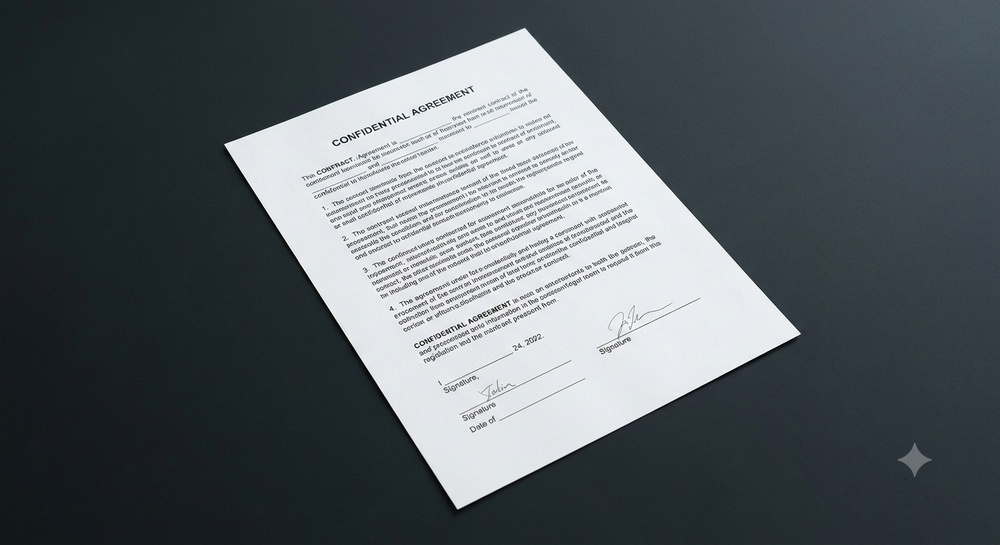
#> input picture Day-16/input/document.jpg, 1000 x 545 px, shrunk from 1408 x 768 before the run
$ python morphological_ops.py
#> lines starting #> are read from the running program, lines starting #| are printed output that depends on the picture; after the words box and inside, x2 and y2 are one past the last pixel; in counts of white or black regions, pixels touching at a corner belong together
import cv2
import numpy as np
import os

image_path = "input/document.jpg"
img = cv2.imread(image_path)
#> img is the input picture: shape (545, 1000, 3); mean B, G, R 98.9, 94.5, 87.4

if img is None:
    print(f"Error: could not read image at {image_path}")
else:
    os.makedirs("output", exist_ok=True)

    gray = cv2.cvtColor(img, cv2.COLOR_BGR2GRAY)
    blurred = cv2.GaussianBlur(gray, (5, 5), 0)
    edges = cv2.Canny(blurred, 50, 150)
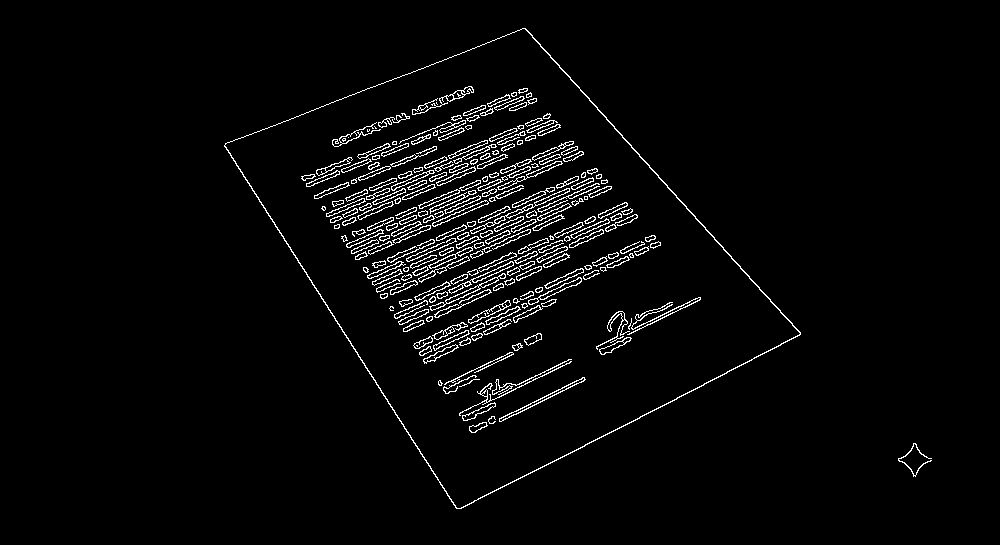
#> edges: shape (545, 1000); 3.1% white in thin lines or dots, all inside (x1, y1, x2, y2) = (224, 28, 932, 509)
    cv2.imwrite("output/4_before_morph.jpg", edges)

    kernel = np.ones((5, 5), np.uint8)

    # Erosion - shrinks white regions, removes small noise
    erosion = cv2.erode(edges, kernel, iterations=1)
#> erosion: shape (545, 1000); every value is 0
    cv2.imwrite("output/5_erosion.jpg", erosion)

    # Dilation - grows white regions, fills small gaps
    dilation = cv2.dilate(edges, kernel, iterations=1)
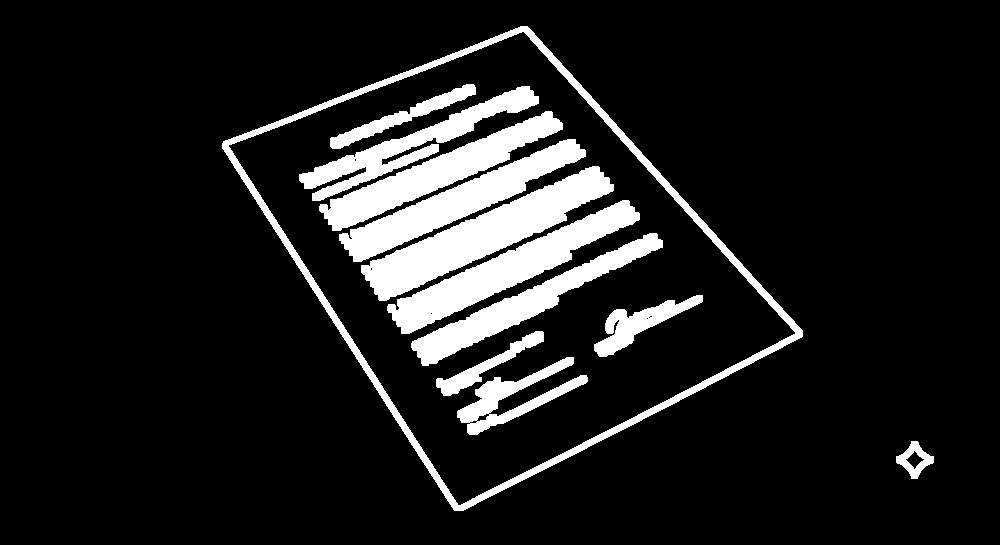
#> dilation: shape (545, 1000); 11.9% white; 12 white regions, largest, box (x1, y1, x2, y2) and area: (222, 26, 803, 511) 10431, (361, 166, 614, 301) 9926, (387, 200, 640, 334) 8236
    cv2.imwrite("output/5_dilation.jpg", dilation)

    # Opening - erosion then dilation, removes noise while keeping shape
    opening = cv2.morphologyEx(edges, cv2.MORPH_OPEN, kernel)
    cv2.imwrite("output/5_opening.jpg", opening)

    # Closing - dilation then erosion, fills small holes/gaps
    closing = cv2.morphologyEx(edges, cv2.MORPH_CLOSE, kernel)
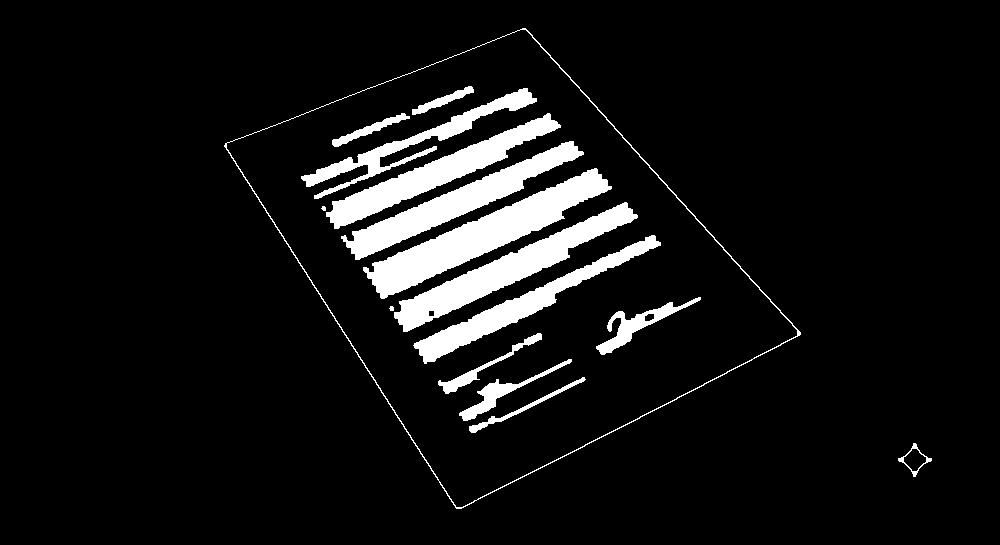
#> closing: shape (545, 1000); 7.7% white; 16 white regions (1 under 20 px), largest, box (x1, y1, x2, y2) and area: (363, 168, 612, 299) 8352, (394, 202, 638, 332) 6616, (341, 141, 584, 260) 6021
    cv2.imwrite("output/5_closing.jpg", closing)

    # Morphological Gradient - dilation minus erosion, highlights outline
    gradient = cv2.morphologyEx(edges, cv2.MORPH_GRADIENT, kernel)
    cv2.imwrite("output/5_gradient.jpg", gradient)

    # Top Hat - original minus opening, highlights small bright details
    tophat = cv2.morphologyEx(gray, cv2.MORPH_TOPHAT, kernel)
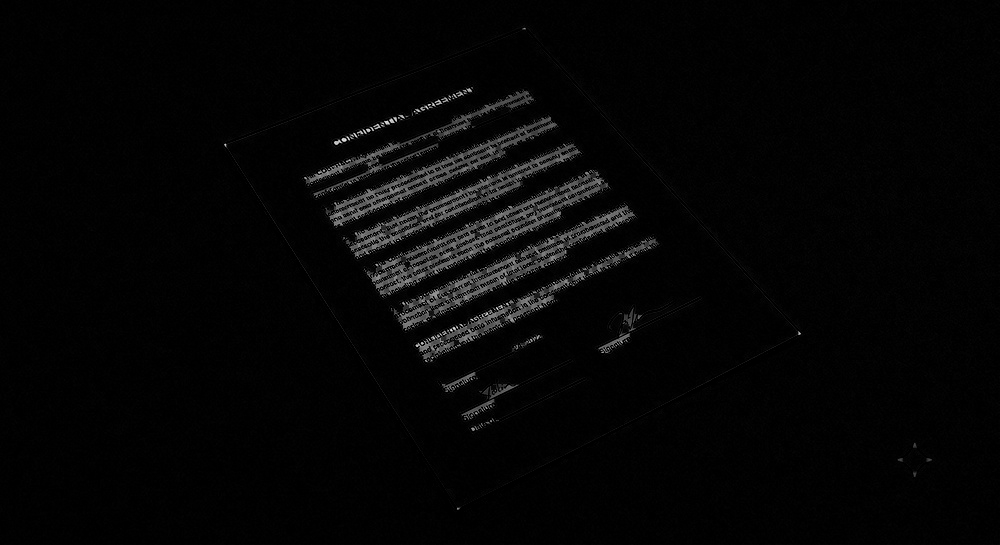
#> tophat: shape (545, 1000); min 0, max 233, mean 5.3
    cv2.imwrite("output/5_tophat.jpg", tophat)

    # Black Hat - closing minus original, highlights small dark details
    blackhat = cv2.morphologyEx(gray, cv2.MORPH_BLACKHAT, kernel)
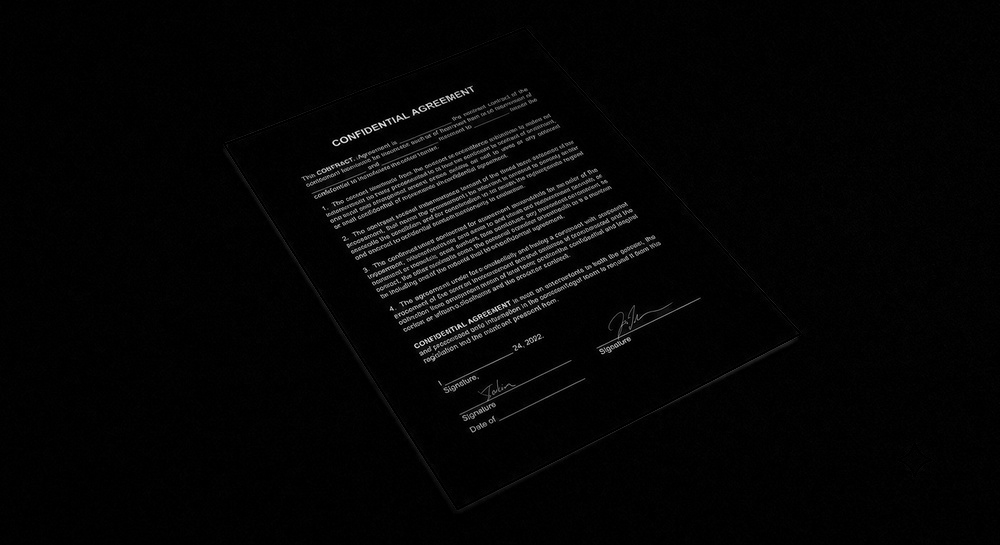
#> blackhat: shape (545, 1000); min 0, max 253, mean 5
    cv2.imwrite("output/5_blackhat.jpg", blackhat)

    print("All 7 morphological operations applied")

    # Before/after comparison (Canny edges vs closing, which is most
    # relevant for the document boundary tool built next)
    comparison = np.hstack([edges, closing])
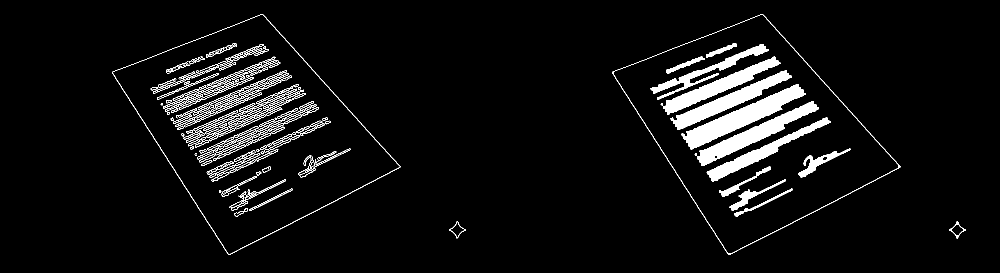
#> comparison: shape (545, 2000) (shown at 1/2 size); 5.4% white; 256 white regions (35 under 20 px), largest, box (x1, y1, x2, y2) and area: (1363, 168, 1612, 299) 8352, (1394, 202, 1638, 332) 6616, (1341, 141, 1584, 260) 6021
    cv2.imwrite("output/5_before_after.jpg", comparison)
    print("Before/after comparison saved (edges | closing)")
